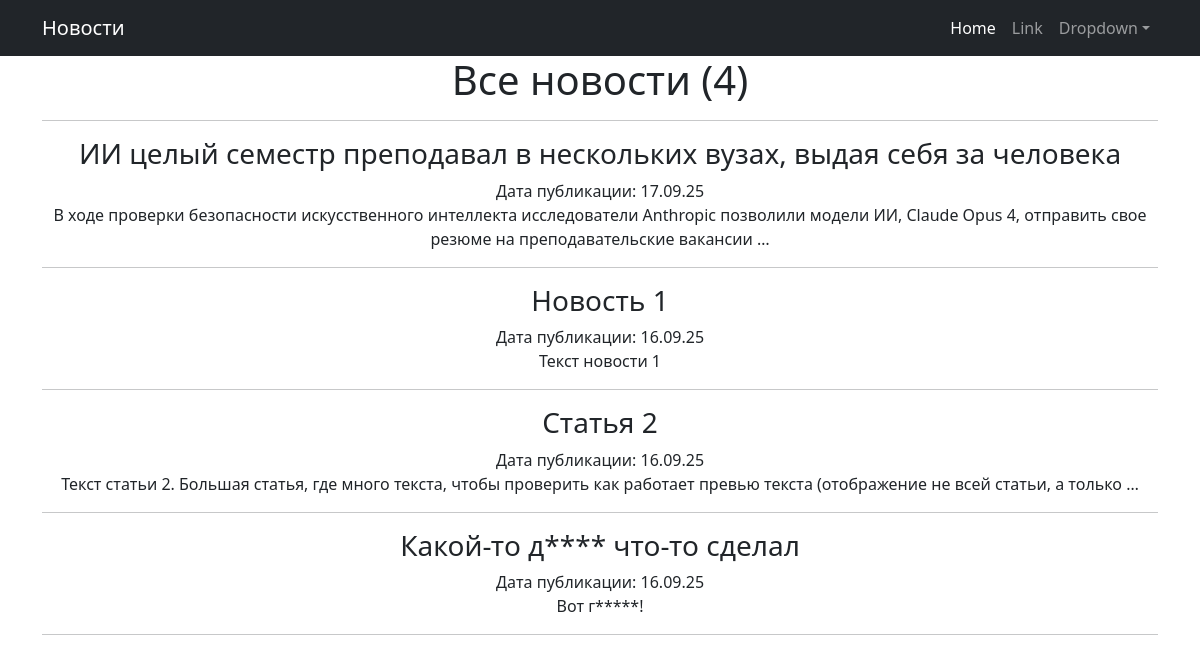
/posts/, run on the app's committed database.
### news/models.py (models this page shows, shortened)
class Post(models.Model):
    POST = 'PS'
    NEWS = 'NW'
    POST_TYPES = [(POST, 'Статья'), (NEWS, 'Новость')]
    author = models.ForeignKey(Author, on_delete=models.CASCADE)
    post_type = models.CharField(max_length=2, choices=POST_TYPES, default=NEWS)
    created_at = models.DateTimeField(auto_now_add=True)
    categories = models.ManyToManyField(Category, through='PostCategory')
    title = models.CharField(max_length=255)
    text = models.TextField()
    rating = models.IntegerField(default=0)

### news/views.py (the view)
# urls.py: path('', PostsList.as_view(), name='post_list'),
class PostsList(ListView):
    model = Post
    ordering = '-created_at'
    template_name = 'posts.html'
    context_object_name = 'posts'

### news/templatetags/censor.py (called while the page is built)
@register.filter(name='censor')
def censor(value: str):
    if not isinstance(value, str):
        raise ValueError("Фильтр можно применять только к строкам")
    def replace_bad_word(match):
        word = match.group()
        return word[0] + '*' * (len(word) - 1)
    result = value
    for bad in BAD_WORDS:
        result = re.sub(rf'\b{bad}\b', replace_bad_word, result, flags=re.IGNORECASE)
    return result

### templates/posts.html (shortened to what this page needs)
{% extends 'flatpages/default.html' %}
{% load censor %}
{% block content %}
   <h1>Все новости ({{posts|length}})</h1>
   <hr>
   {% if posts %}
          {% for post in posts %}
            <h3>{{post.title|censor}}</h3>
            Дата публикации: {{post.created_at|date:'d.m.y'}}
            <br>
            {{post.text|truncatewords:20|censor }}
            <hr>
           {% endfor %}
   {% else %}
       <h2>Новостей нет!</h2>
   {% endif %}
{% endblock content %}

### templates/flatpages/default.html (shortened to what this page needs)
<!DOCTYPE html>
<html lang="en">
    <head>
        {% load static %}
       <link rel="stylesheet" href="{% static 'css/styles.css' %}">
    </head>
    <body>
        <nav class="navbar navbar-expand-lg navbar-dark bg-dark">
            <div class="container">
                <a class="navbar-brand" href="/posts">Новости</a>
                <div class="collapse navbar-collapse" id="navbarSupportedContent">
                    <ul class="navbar-nav ms-auto mb-2 mb-lg-0">
                        <li class="nav-item"><a class="nav-link active" aria-current="page" href="#">Home</a></li>
                        <li class="nav-item"><a class="nav-link" href="#">Link</a></li>
                        <li class="nav-item dropdown">
                            <a class="nav-link dropdown-toggle" id="navbarDropdown" href="#" role="button" data-bs-toggle="dropdown" aria-expanded="false">Dropdown</a>
                        </li>
                    </ul>
                </div>
            </div>
        </nav>
    <div class="container">
   <div class="row">
       <div class="col-lg-12 text-center">
           {% block content %}{% endblock content %}
       </div>
   </div>
</div>
    </body>
</html>

### data on the page
Post: title|censor "ИИ целый семестр преподавал в нескольких вузах, выдая себя за человека", created_at "17.09.25", text|censor "В ходе проверки безопасности искусственного интеллекта исследователи Anthropic позволили модели ИИ, Claude Opus 4, отправить свое резюме на преподавательские вакансии …"
Post: title|censor "Новость 1", created_at "16.09.25", text|censor "Текст новости 1"
Post: title|censor "Статья 2", created_at "16.09.25", text|censor "Текст статьи 2. Большая статья, где много текста, чтобы проверить как работает превью текста (отображение не всей статьи, а только …"
Post: title|censor "Какой-то д**** что-то сделал", created_at "16.09.25", text|censor "Вот г*****!"

### other printed values
{{ posts|length }} "4"
